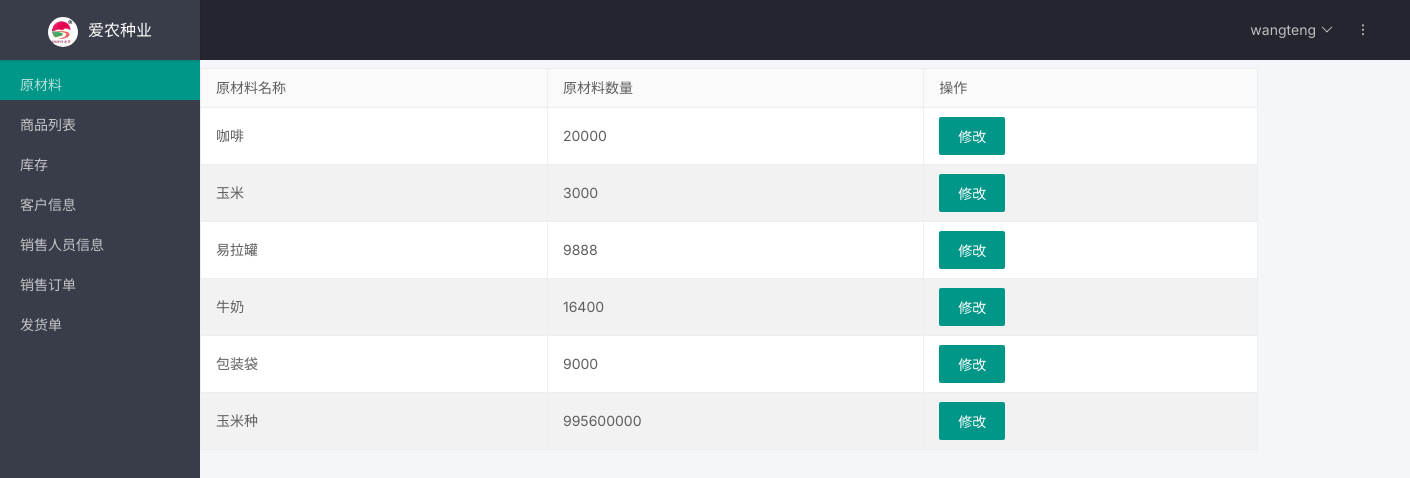
Page /material/list (signed in) on the committed database.
### tables this page shows
CREATE TABLE user (
  id INTEGER PRIMARY KEY AUTOINCREMENT,
  username TEXT UNIQUE NOT NULL,
  password TEXT NOT NULL,
  role TEXT NOT NULL
);

CREATE TABLE material(
    id INTEGER PRIMARY KEY AUTOINCREMENT,
    name TEXT UNIQUE NOT NULL,
    count INTEGER NOT NULL DEFAULT 0
);

### transport/material.py (the view)
@bp.route('/list')
def index():
    db = get_db()
    materials = db.execute(
        'SELECT id, name, count'
        ' FROM material'
        ' ORDER BY id DESC'
    ).fetchall()
    return render_template('material/list.html', materials=materials)

### transport/auth.py (called while the page is built)
@bp.before_app_request
def load_logged_in_user():
    user_id = session.get('user_id')
    if user_id is None:
        g.user = None
    else:
        g.user = get_db().execute(
            'SELECT * FROM user WHERE id = ?', (user_id,)
        ).fetchone()

### transport/db.py (called while the page is built)
def get_db():
    if 'db' not in g:
        g.db = sqlite3.connect(
            current_app.config['DATABASE'],
            detect_types=sqlite3.PARSE_DECLTYPES
        )
        g.db.row_factory = sqlite3.Row
    return g.db

### transport/templates/material/list.html (shortened to what this page needs)
{% extends 'base.html' %}
{% block content %}
<div class="page-body">
  <div class="layui-col-md9 site-content">
  {% if g.user %}
    <a class="layui-btn layui-btn-normal" href="{{ url_for('material.create') }}">创建原材料</a>
  {% endif %}
    <table class="layui-table" lay-even>
      <thead>
        <tr>
          <th>原材料名称</th>
          <th>原材料数量</th>
          <th>操作</th>
        </tr>
      </thead>
      <tbody>
      {% for material in materials %}
        <tr>
          <td>{{material['name']}}</td>
          <td>{{material['count']}}</td>
          <td><button class="layui-btn" data-bs-target="#modifyModal" data-bs-whatever="{{material['id']}}" data-bs-toggle="modal">修改</button></td>
        </tr>
      {% endfor %}
      </tbody>
    </table>
  </div>
  </div>
{% endblock %}

### transport/templates/base.html (shortened to what this page needs)
<!doctype html>
<head>
  <link href="https://cdn.staticfile.org/twitter-bootstrap/5.1.3/css/bootstrap.min.css" rel="stylesheet">
    <link rel="stylesheet" href="https://cdnjs.cloudflare.com/ajax/libs/jquery-confirm/3.3.2/jquery-confirm.min.css">
  <link href="../static/layui/css/layui.css" rel="stylesheet">
  <link rel="stylesheet" href="{{ url_for('static', filename='table.min.css') }}">
</head>
<body class="antialiased">
<div class="layui-layout layui-layout-admin">
  <div class="layui-header">
    <div class="layui-logo layui-hide-xs layui-bg-black"><img src="../static/icon/logo.png" class="layui-nav-img">爱农种业</div>
    <ul class="layui-nav layui-layout-right">
      <li class="layui-nav-item layui-hide layui-show-md-inline-block">
        <a href="javascript:;">
          {% if g.user %}
      <span>{{ g.user['username'] }}</span>
    {% endif %}
        </a>
      </li>
      <li class="layui-nav-item" lay-header-event="menuRight" lay-unselect>
        <a href="javascript:;">
          <i class="layui-icon layui-icon-more-vertical"></i>
        </a>
      </li>
    </ul>
  </div>
  <div class="layui-side layui-bg-black">
    <div class="layui-side-scroll">
      <ul class="layui-nav layui-nav-tree" lay-filter="test" id="menu">
        {% if g.user['role']=='ADMIN' %}
        <li class="layui-nav-item"><a class="nav-link" href="{{url_for('material.index')}}">原材料</a></li>
        <li class="layui-nav-item"><a class="nav-link"  href="{{url_for('product.index')}}">商品列表</a></li>
        {% endif %}
        {% if g.user['role']=='STORE_MANAGER' or g.user['role']=='ADMIN'%}
        <li class="layui-nav-item"><a class="nav-link"  href="{{url_for('inventory.index')}}">库存</a></li>
        {% endif %}
        {% if g.user['role']=='ADMIN' %}
        <li class="layui-nav-item"><a class="nav-link"  href="{{url_for('customer.index')}}">客户信息</a></li>
        <li class="layui-nav-item"><a class="nav-link"  href="{{url_for('seller.index')}}">销售人员信息</a></li>
        <li class="layui-nav-item"><a class="nav-link" href="{{url_for('sell_record.index')}}">销售订单</a></li>
        <li class="layui-nav-item"><a class="nav-link"  href="{{url_for('carriage.index')}}">发货单</a></li>
        {% endif %}
      </ul>
    </div>
  </div>
</div>
<div class="layui-body">
<section class="content">
  {% block content %}{% endblock %}
</section>
</div>
</body>

### rows in the picture
user: user.username "wangteng"
material: name "咖啡", count "20000"
material: name "玉米", count "3000"
material: name "易拉罐", count "9888"
material: name "牛奶", count "16400"
material: name "包装袋", count "9000"
material: name "玉米种", count "995600000"
